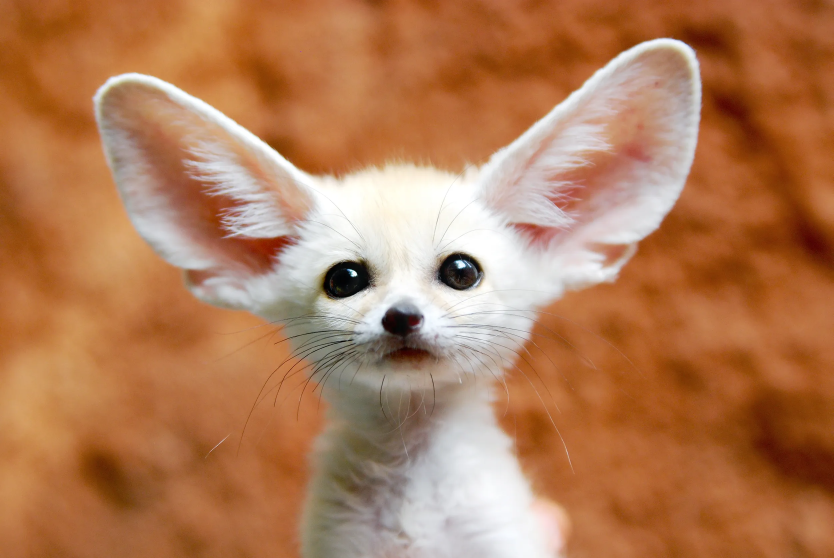
#> input picture ML5/1.webp, 2500 x 1674 px, found by its file name (shown at 1/3 size)
$ jupyter execute --allow-errors PROCESSING_IMAGE_DATA_FOR_DL.ipynb
#> lines starting #> are read from the running program, lines starting #| are printed output that depends on the picture
Topics:
• Reading an image file and converting it to a numpy array
• Resizing an image
• RGB to Grayscale conversion

[cell 1]
import matplotlib. image as mpimg
import matplotlib.pyplot as plt

[cell 2]
img = mpimg.imread('/Users/athulnambiar/Desktop/PROJECTS/ML-YT/ML5/1.webp')
#> img is the input picture: shape (1674, 2500, 3); mean R, G, B 178.2, 124.2, 87

[cell 3]
print(img.shape)
#| (1674, 2500, 3)

[cell 4]
print(img)
#> (printed output is left out)

[cell 5]
img_plot = plt.imshow(img)
plt.show()

[cell 6]
from PIL import Image

[cell 7]
img  = Image.open('/Users/athulnambiar/Desktop/PROJECTS/ML-YT/ML5/1.webp')
img_resized = img.resize((200,200))
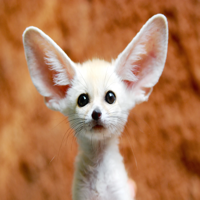
#> img_resized: PIL image 200x200 RGB; mean R, G, B 178.2, 124.2, 87
img_resized.save('resized_img.png')

[cell 8]
new = mpimg.imread('resized_img.png')
old = mpimg.imread('/Users/athulnambiar/Desktop/PROJECTS/ML-YT/ML5/1.webp')

CONVERTING RGB IMAGE TO GREYSCALE

[cell 9]
import cv2

[cell 10]
img = cv2.imread('/Users/athulnambiar/Desktop/PROJECTS/ML-YT/ML5/1.webp')

[cell 11]
img.shape
#> Out = (1674, 2500, 3)

[cell 12]
greyscale_image = cv2.cvtColor(img, cv2.COLOR_RGB2GRAY)
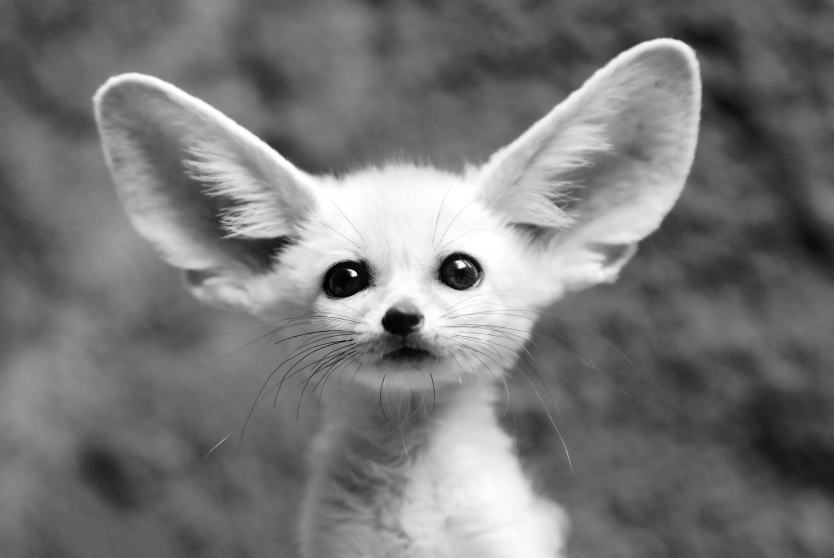
#> greyscale_image: shape (1674, 2500) (shown at 1/3 size); min 0, max 255, mean 119.2
